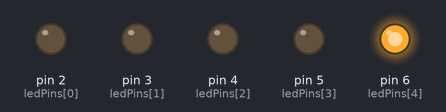
This sketch was run on a simulated Arduino Uno, built with avr-gcc and run on an emulated ATmega328P. On the bench: output pins drawn as LEDs (lit = HIGH).

Above: at 1.0 s.
At 5.7 s:
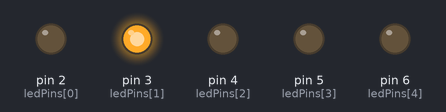
At 6.3 s:
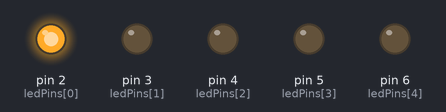
At 6.9 s:
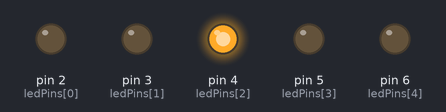
At 10.7 s:
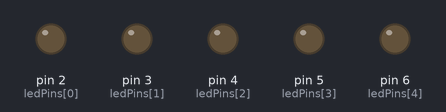
Timing chart, 0 to 12.2 s (numbered marks = the images above):
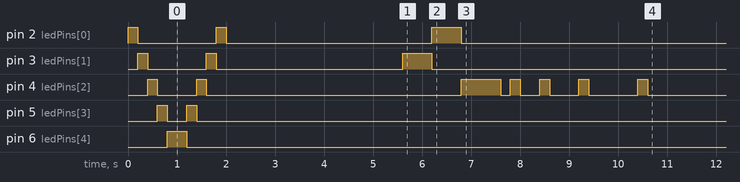

Measured:
- by itself, pin 2 (ledPins[0]): goes HIGH 0.20 s, LOW 1.6 s, HIGH 0.20 s, LOW 4.2 s, HIGH 0.60 s, then LOW
- by itself, pin 3 (ledPins[1]): goes HIGH 0.20 s, LOW 1.2 s, HIGH 0.20 s, LOW 3.8 s, HIGH 0.60 s, then LOW
- by itself, pin 4 (ledPins[2]): LOW → HIGH at 0.40 s, → LOW 0.20 s later, → HIGH 0.80 s later, → LOW 0.20 s later, … (14 changes in this stretch)
- by itself, pin 5 (ledPins[3]): alternates HIGH for 0.20 s and LOW for 0.40 s, 4 changes in all, then stays LOW
- by itself, pin 6 (ledPins[4]): LOW → HIGH at 0.80 s, → LOW 0.40 s later

The sketch:

L1b.ino
```cpp
// C++ code
//
const int ledPins[]={2,3,4,5,6};
const int numLeds=5;
void setup()
{
  for(int i=0;i<numLeds;i++){
    pinMode(ledPins[i],OUTPUT);
}
}
void loop()
{
  for(int i=0;i<numLeds;i++){
  	digitalWrite(ledPins[i], HIGH);
  delay(200);
  digitalWrite(ledPins[i], LOW);
  }
  for(int i=numLeds-1;i<numLeds;i--){
    digitalWrite(ledPins[i], HIGH);
  delay(200);
    digitalWrite(ledPins[i], LOW);
  }
}
```
